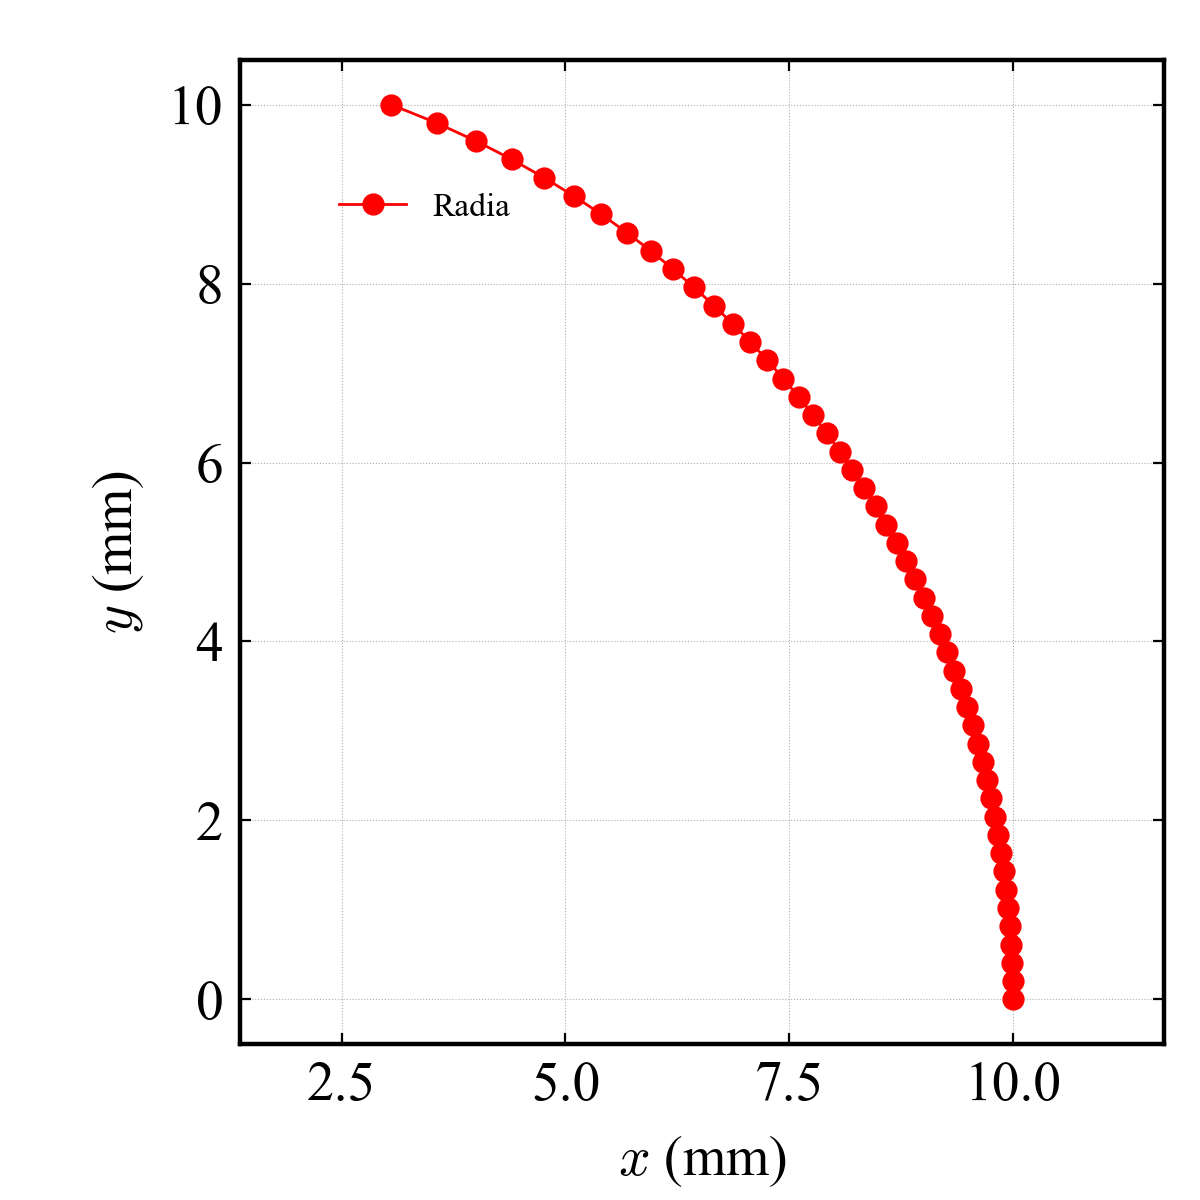

This chart was generated by the following Python code:
import os, sys
import radia as rad
from numpy import *
os.system('taskkill.exe /f /im i_view64.exe')

p = []
p.append(rad.ObjArcCur([0,0,0], [95, 105], [0,2*pi], 2000, 36, 1e6/2000/10, "man"))
g1 = rad.ObjCnt(p)

print(rad.UtiDmp(g1))
g = rad.ObjCnt([ g1])

print(g)
rad.ObjDrwOpenGL(g)


from my_module import *
exportGeometryToVTK(g, 'RADIA')

#res = rad.Solve(g, 0.01, 1000, 4)
#print(res)

x1 =  -50
y1 =    0
z1 =    0
x2 =   50
y2 =    0
z2 =    0 
np =  100

x = linspace(x1,x2,np);
y = linspace(y1,y2,np);
z = linspace(z1,z2,np);

import matplotlib.pyplot as plt
import matplotlib

matplotlib.rc('mathtext', **{'rm':'serif','it':'serif:italic','bf':'serif:bold','fontset':'cm'})

plt.figure(figsize=(3,3),dpi=400)
ax = plt.axes([0.20,0.13,0.77,0.82])

Bz = rad.FldLst(g,"Bz", [x1,y1,z1], [x2,y2,z2], int(np), "noarg")

#rad.FldCmpCrt(0.01, 0.001, 0.001, 0.01, 0.01, 0.001)
rad.FldCmpPrc('PrcB->1e-10, PrcCoord->1e-12')

r =  rad.FldPtcTrj(g, 0.002, [10.0, 0.0, 1.0, 0.0], [ 0.0, 10.0],  50)

r = array(r)
y  = r[:,0]
x  = r[:,1]
xp = r[:,2]
z  = r[:,3]
zp = r[:,4]
ax.plot(x,y, 'r.-', linewidth=0.5)

#ax.set_xlim(-1.2,1.2)
#ax.set_ylim(-1.5,0.5)
ax.set_xlabel('${\\it x}$ (mm)',fontname='times new roman')
ax.set_ylabel('${\\it y}$ (mm)',fontname='times new roman')
ax.axis('equal')

ax.legend(['Radia', 'Analytic'], frameon=False, bbox_to_anchor=(0.20,0.85),loc='center',framealpha=0.0,fancybox='none',edgecolor='none',prop={"family":'Times New Roman',"size":6})
ax.xaxis.grid(True, which='major', linestyle=':', linewidth=0.2)
ax.xaxis.grid(True, which='minor', linestyle=':', linewidth=0.1)
ax.yaxis.grid(True, which='major', linestyle=':', linewidth=0.2)
ax.yaxis.grid(True, which='minor', linestyle=':', linewidth=0.1)

ax.tick_params(left=True, right=True, top=True, bottom=True, which="major", direction='in', length=2 ,width=0.4, pad=3)

plt.setp(ax.get_xticklabels(),fontname='times new roman')
plt.setp(ax.get_yticklabels(),fontname='times new roman')

FileName = os.path.basename(__file__).replace(".py",".png")
plt.savefig(FileName)
os.startfile(FileName)
